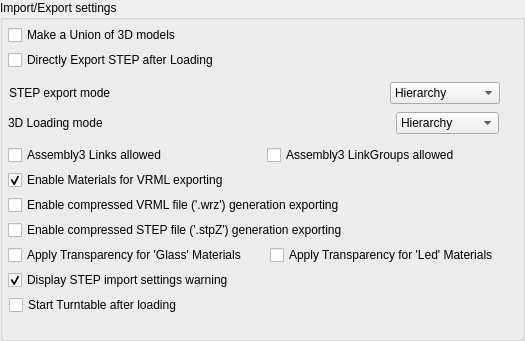
       <widget class="QGroupBox" name="imp_exp_setting">
        <property name="geometry">
         <rect>
          <x>0</x>
          <y>375</y>
          <width>525</width>
          <height>341</height>
         </rect>
        </property>
        <property name="title">
         <string>Import/Export settings</string>
        </property>
        <widget class="Gui::PrefCheckBox" name="cb_make_union">
         <property name="geometry">
          <rect>
           <x>8</x>
           <y>25</y>
           <width>463</width>
           <height>20</height>
          </rect>
         </property>
         <property name="toolTip">
          <string>&lt;html&gt;&lt;head/&gt;&lt;body&gt;&lt;p&gt;Enable/Disable &lt;span style=&quot; font-weight:600;&quot;&gt;fusion (union)&lt;/span&gt; of all 3D models.&lt;/p&gt;&lt;p&gt;Be careful ... fusion can be heavy or generate FC crash with a lot of objects.&lt;/p&gt;&lt;p&gt;Please consider to use bbox or blacklist small objects&lt;/p&gt;&lt;/body&gt;&lt;/html&gt;</string>
         </property>
         <property name="text">
          <string>Make a Union of 3D models</string>
         </property>
         <property name="checked">
          <bool>false</bool>
         </property>
         <property name="prefEntry" stdset="0">
          <cstring>make_union</cstring>
         </property>
         <property name="prefPath" stdset="0">
          <cstring>Mod/kicadStepUpGui</cstring>
         </property>
        </widget>
        <widget class="Gui::PrefCheckBox" name="cb_exp_step">
         <property name="geometry">
          <rect>
           <x>8</x>
           <y>50</y>
           <width>463</width>
           <height>20</height>
          </rect>
         </property>
         <property name="toolTip">
          <string>&lt;html&gt;&lt;head/&gt;&lt;body&gt;&lt;p&gt;Directly &lt;span style=&quot; font-weight:600;&quot;&gt;Export STEP&lt;/span&gt; after Loading&lt;/p&gt;&lt;/body&gt;&lt;/html&gt;</string>
         </property>
         <property name="text">
          <string>Directly Export STEP after Loading</string>
         </property>
         <property name="checked">
          <bool>false</bool>
         </property>
         <property name="prefEntry" stdset="0">
          <cstring>exp_step</cstring>
         </property>
         <property name="prefPath" stdset="0">
          <cstring>Mod/kicadStepUpGui</cstring>
         </property>
        </widget>
        <widget class="QWidget" name="layoutWidget">
         <property name="geometry">
          <rect>
           <x>9</x>
           <y>80</y>
           <width>491</width>
           <height>26</height>
          </rect>
         </property>
         <layout class="QHBoxLayout" name="horizontalLayout_11">
          <item>
           <widget class="QLabel" name="label_19">
            <property name="toolTip">
             <string>STEP export mode</string>
            </property>
            <property name="text">
             <string>STEP export mode</string>
            </property>
            <property name="alignment">
             <set>Qt::AlignLeading|Qt::AlignLeft|Qt::AlignVCenter</set>
            </property>
           </widget>
          </item>
          <item>
           <spacer name="horizontalSpacer_4">
            <property name="orientation">
             <enum>Qt::Horizontal</enum>
            </property>
            <property name="sizeHint" stdset="0">
             <size>
              <width>40</width>
              <height>20</height>
             </size>
            </property>
           </spacer>
          </item>
          <item>
           <widget class="Gui::PrefComboBox" name="gui::prefcombobox_4">
            <property name="toolTip">
             <string>STEP export mode</string>
            </property>
            <property name="currentIndex">
             <number>0</number>
            </property>
            <property name="prefEntry" stdset="0">
             <cstring>step_exp_mode</cstring>
            </property>
            <property name="prefPath" stdset="0">
             <cstring>Mod/kicadStepUpGui</cstring>
            </property>
            <item>
             <property name="text">
              <string>Hierarchy</string>
             </property>
            </item>
            <item>
             <property name="text">
              <string>Flat</string>
             </property>
            </item>
            <item>
             <property name="text">
              <string>One Container</string>
             </property>
            </item>
           </widget>
          </item>
         </layout>
        </widget>
        <widget class="QWidget" name="layoutWidget_6">
         <property name="geometry">
          <rect>
           <x>8</x>
           <y>110</y>
           <width>491</width>
           <height>26</height>
          </rect>
         </property>
         <layout class="QHBoxLayout" name="horizontalLayout_15">
          <item>
           <widget class="QLabel" name="label_23">
            <property name="toolTip">
             <string>3D Loading mode</string>
            </property>
            <property name="text">
             <string>3D Loading mode</string>
            </property>
            <property name="alignment">
             <set>Qt::AlignLeading|Qt::AlignLeft|Qt::AlignVCenter</set>
            </property>
           </widget>
          </item>
          <item>
           <spacer name="horizontalSpacer_9">
            <property name="orientation">
             <enum>Qt::Horizontal</enum>
            </property>
            <property name="sizeHint" stdset="0">
             <size>
              <width>40</width>
              <height>20</height>
             </size>
            </property>
           </spacer>
          </item>
          <item>
           <widget class="Gui::PrefComboBox" name="gui::prefcombobox_5">
            <property name="toolTip">
             <string>3D_loading_mode
Allowing or not Loading Multi Parts objects</string>
            </property>
            <property name="currentIndex">
             <number>0</number>
            </property>
            <property name="prefEntry" stdset="0">
             <cstring>3D_loading_mode</cstring>
            </property>
            <property name="prefPath" stdset="0">
             <cstring>Mod/kicadStepUpGui</cstring>
            </property>
            <item>
             <property name="text">
              <string>Hierarchy</string>
             </property>
            </item>
            <item>
             <property name="text">
              <string>Simplified</string>
             </property>
            </item>
            <item>
             <property name="text">
              <string>NotMultiParts</string>
             </property>
            </item>
            <item>
             <property name="text">
              <string>Standard</string>
             </property>
            </item>
           </widget>
          </item>
         </layout>
        </widget>
        <widget class="Gui::PrefCheckBox" name="cb_asm3_links">
         <property name="geometry">
          <rect>
           <x>8</x>
           <y>145</y>
           <width>246</width>
           <height>20</height>
          </rect>
         </property>
         <property name="toolTip">
          <string>Assembly3 Links allowed</string>
         </property>
         <property name="text">
          <string>Assembly3 Links allowed</string>
         </property>
         <property name="checked">
          <bool>false</bool>
         </property>
         <property name="prefEntry" stdset="0">
          <cstring>asm3_links</cstring>
         </property>
         <property name="prefPath" stdset="0">
          <cstring>Mod/kicadStepUpGui</cstring>
         </property>
        </widget>
        <widget class="Gui::PrefCheckBox" name="cb_vrml_materials">
         <property name="geometry">
          <rect>
           <x>8</x>
           <y>170</y>
           <width>463</width>
           <height>20</height>
          </rect>
         </property>
         <property name="toolTip">
          <string notr="true">Enable Materials for VRML exporting</string>
         </property>
         <property name="statusTip">
          <string notr="true"/>
         </property>
         <property name="text">
          <string notr="true">Enable Materials for VRML exporting</string>
         </property>
         <property name="checked">
          <bool>true</bool>
         </property>
         <property name="tristate">
          <bool>false</bool>
         </property>
         <property name="prefEntry" stdset="0">
          <cstring>vrml_materials</cstring>
         </property>
         <property name="prefPath" stdset="0">
          <cstring>Mod/kicadStepUpGui</cstring>
         </property>
        </widget>
        <widget class="Gui::PrefCheckBox" name="cb_turntable">
         <property name="geometry">
          <rect>
           <x>9</x>
           <y>295</y>
           <width>463</width>
           <height>20</height>
          </rect>
         </property>
         <property name="toolTip">
          <string>Start Turntable after loading</string>
         </property>
         <property name="text">
          <string>Start Turntable after loading</string>
         </property>
         <property name="checked">
          <bool>false</bool>
         </property>
         <property name="prefEntry" stdset="0">
          <cstring>turntable</cstring>
         </property>
         <property name="prefPath" stdset="0">
          <cstring>Mod/kicadStepUpGui</cstring>
         </property>
        </widget>
        <widget class="Gui::PrefCheckBox" name="cb_asm3_links_2">
         <property name="geometry">
          <rect>
           <x>267</x>
           <y>145</y>
           <width>246</width>
           <height>20</height>
          </rect>
         </property>
         <property name="toolTip">
          <string>Assembly3 LinkGroups allowed</string>
         </property>
         <property name="text">
          <string>Assembly3 LinkGroups allowed</string>
         </property>
         <property name="checked">
          <bool>false</bool>
         </property>
         <property name="prefEntry" stdset="0">
          <cstring>asm3_linkGroups</cstring>
         </property>
         <property name="prefPath" stdset="0">
          <cstring>Mod/kicadStepUpGui</cstring>
         </property>
        </widget>
        <widget class="Gui::PrefCheckBox" name="cb_stpz_export">
         <property name="enabled">
          <bool>true</bool>
         </property>
         <property name="geometry">
          <rect>
           <x>8</x>
           <y>220</y>
           <width>463</width>
           <height>20</height>
          </rect>
         </property>
         <property name="toolTip">
          <string notr="true">Enable compressed STEP file ('.stpZ') generation exporting</string>
         </property>
         <property name="text">
          <string notr="true">Enable compressed STEP file ('.stpZ') generation exporting</string>
         </property>
         <property name="checked">
          <bool>false</bool>
         </property>
         <property name="tristate">
          <bool>false</bool>
         </property>
         <property name="prefEntry" stdset="0">
          <cstring>stpz_export_enabled</cstring>
         </property>
         <property name="prefPath" stdset="0">
          <cstring>Mod/kicadStepUpGui</cstring>
         </property>
        </widget>
        <widget class="Gui::PrefCheckBox" name="cb_wrz_export">
         <property name="enabled">
          <bool>true</bool>
         </property>
         <property name="geometry">
          <rect>
           <x>8</x>
           <y>195</y>
           <width>463</width>
           <height>20</height>
          </rect>
         </property>
         <property name="toolTip">
          <string notr="true">Enable compressed VRML file ('.wrz') generation exporting</string>
         </property>
         <property name="text">
          <string notr="true">Enable compressed VRML file ('.wrz') generation exporting</string>
         </property>
         <property name="checked">
          <bool>false</bool>
         </property>
         <property name="tristate">
          <bool>false</bool>
         </property>
         <property name="prefEntry" stdset="0">
          <cstring>wrz_export_enabled</cstring>
         </property>
         <property name="prefPath" stdset="0">
          <cstring>Mod/kicadStepUpGui</cstring>
         </property>
        </widget>
        <widget class="Gui::PrefCheckBox" name="cb_help_warn">
         <property name="enabled">
          <bool>true</bool>
         </property>
         <property name="geometry">
          <rect>
           <x>8</x>
           <y>270</y>
           <width>463</width>
           <height>20</height>
          </rect>
         </property>
         <property name="toolTip">
          <string notr="true">Display STEP import settings warning</string>
         </property>
         <property name="text">
          <string notr="true">Display STEP import settings warning</string>
         </property>
         <property name="checked">
          <bool>true</bool>
         </property>
         <property name="tristate">
          <bool>false</bool>
         </property>
         <property name="prefEntry" stdset="0">
          <cstring>help_warning_enabled</cstring>
         </property>
         <property name="prefPath" stdset="0">
          <cstring>Mod/kicadStepUpGui</cstring>
         </property>
        </widget>
        <widget class="Gui::PrefCheckBox" name="cb_transparency_export_glass">
         <property name="enabled">
          <bool>true</bool>
         </property>
         <property name="geometry">
          <rect>
           <x>8</x>
           <y>245</y>
           <width>264</width>
           <height>20</height>
          </rect>
         </property>
         <property name="toolTip">
          <string notr="true">&lt;html&gt;&lt;head/&gt;&lt;body&gt;&lt;p&gt;Apply Transparency for 'Glass' Materials:&lt;/p&gt;&lt;p&gt;Force Transparency to STEP model if 'Glass' is found in '.wrl' model&lt;/p&gt;&lt;/body&gt;&lt;/html&gt;</string>
         </property>
         <property name="text">
          <string notr="true">Apply Transparency for 'Glass' Materials</string>
         </property>
         <property name="checked">
          <bool>false</bool>
         </property>
         <property name="tristate">
          <bool>false</bool>
         </property>
         <property name="prefEntry" stdset="0">
          <cstring>transparency_material_glass_enabled</cstring>
         </property>
         <property name="prefPath" stdset="0">
          <cstring>Mod/kicadStepUpGui</cstring>
         </property>
        </widget>
        <widget class="Gui::PrefCheckBox" name="cb_transparency_export_led">
         <property name="enabled">
          <bool>true</bool>
         </property>
         <property name="geometry">
          <rect>
           <x>270</x>
           <y>245</y>
           <width>264</width>
           <height>20</height>
          </rect>
         </property>
         <property name="toolTip">
          <string notr="true">&lt;html&gt;&lt;head/&gt;&lt;body&gt;&lt;p&gt;Apply Transparency for 'Led' Materials:&lt;/p&gt;&lt;p&gt;Force Transparency to STEP model if 'Led' is found in '.wrl' model&lt;/p&gt;&lt;/body&gt;&lt;/html&gt;</string>
         </property>
         <property name="text">
          <string notr="true">Apply Transparency for 'Led' Materials</string>
         </property>
         <property name="checked">
          <bool>false</bool>
         </property>
         <property name="tristate">
          <bool>false</bool>
         </property>
         <property name="prefEntry" stdset="0">
          <cstring>transparency_material_led_enabled</cstring>
         </property>
         <property name="prefPath" stdset="0">
          <cstring>Mod/kicadStepUpGui</cstring>
         </property>
        </widget>
       </widget>
